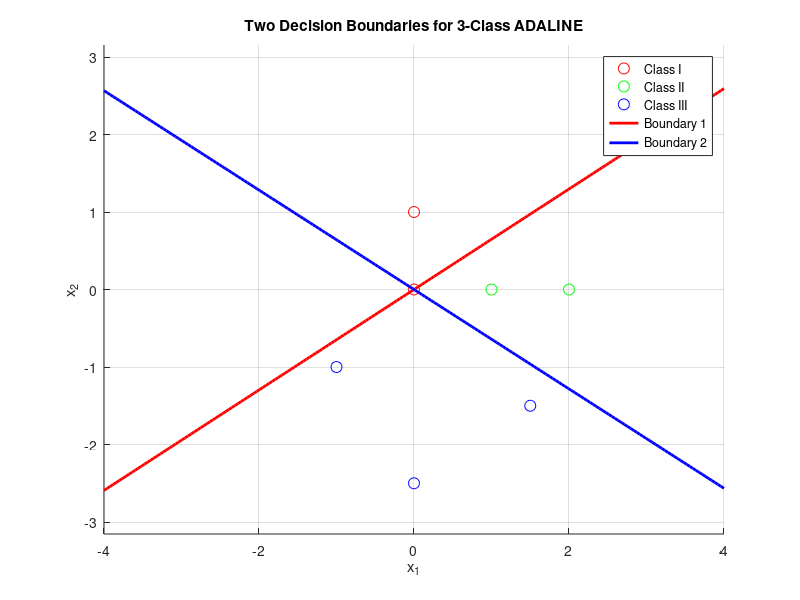
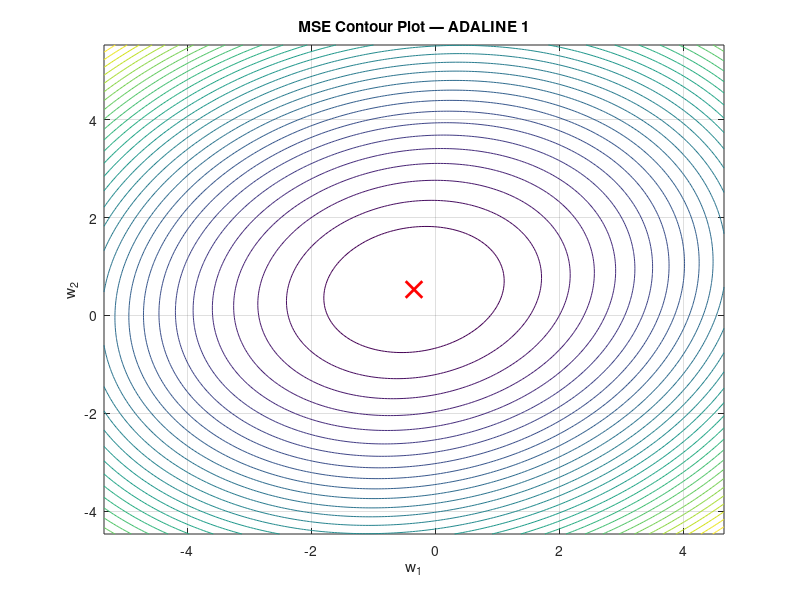

Reproduce these figures in MATLAB, in order.
clear; clc; close all;

P = [ 0   0;
      0   1;
      1   0;
      2   0;
     -1  -1;
      0  -2.5;
      1.5 -1.5 ];

N = size(P,1);

T1 = [-1; -1; -1; -1; -1; -1; -1];
T1(1:2) = 1;   

T2 = -1 * ones(N,1);
T2(5:7) = 1;  

w1 = (P' * P) \ (P' * T1);
w2 = (P' * P) \ (P' * T2);

disp('Weights for ADALINE 1 (Class I vs Rest):');
disp(w1);

disp('Weights for ADALINE 2 (Class III vs Rest):');
disp(w2);

figure; hold on;

% Plot patterns
plot(P(1:2,1), P(1:2,2), 'ro', 'MarkerSize', 8);  % Class I
plot(P(3:4,1), P(3:4,2), 'go', 'MarkerSize', 8);  % Class II
plot(P(5:7,1), P(5:7,2), 'bo', 'MarkerSize', 8);  % Class III

% (ADALINE 1)
x = linspace(-4,4,200);
x_line1 = -(w1(1)/w1(2)) * x;
plot(x, x_line1, 'r', 'LineWidth', 2);

% (ADALINE 2)
x_line2 = -(w2(1)/w2(2)) * x;
plot(x, x_line2, 'b', 'LineWidth', 2);

title('Two Decision Boundaries for 3-Class ADALINE');
xlabel('x_1'); ylabel('x_2');
axis equal; grid on;
legend('Class I','Class II','Class III','Boundary 1','Boundary 2');
hold off;

w1_range = linspace(w1(1)-5, w1(1)+5, 200);
w2_range = linspace(w1(2)-5, w1(2)+5, 200);
[W1_mesh, W2_mesh] = meshgrid(w1_range, w2_range);

MSE1 = zeros(size(W1_mesh));

for i = 1:numel(W1_mesh)
    w = [W1_mesh(i); W2_mesh(i)];
    y = P * w;
    err = T1 - y;
    MSE1(i) = mean(err.^2);
end

figure;
contour(W1_mesh, W2_mesh, MSE1, 30);
hold on;
plot(w1(1), w1(2), 'rx','MarkerSize',12,'LineWidth',2);
title('MSE Contour Plot — ADALINE 1');
xlabel('w_1'); ylabel('w_2');
grid on;

